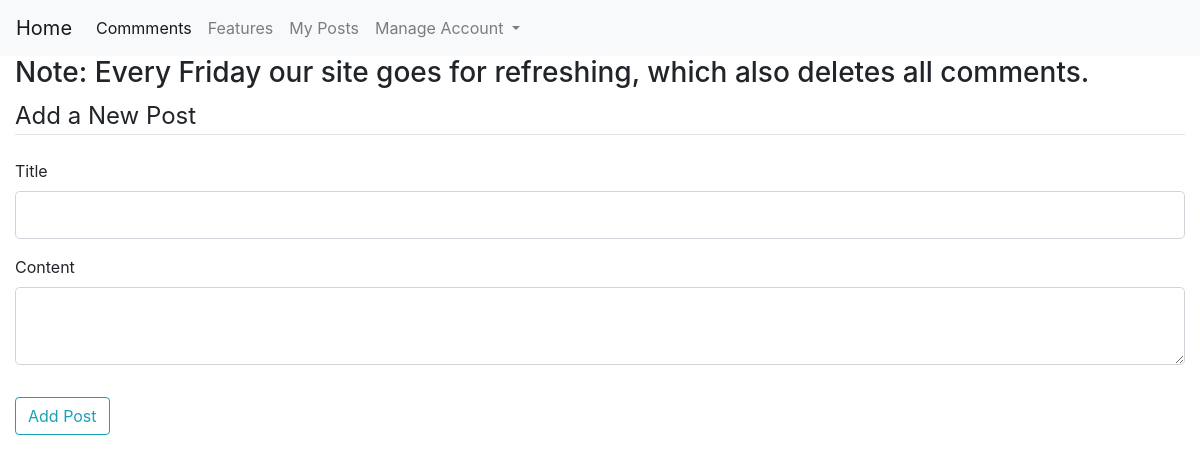
Page /comments (signed in) on the earlier database version.
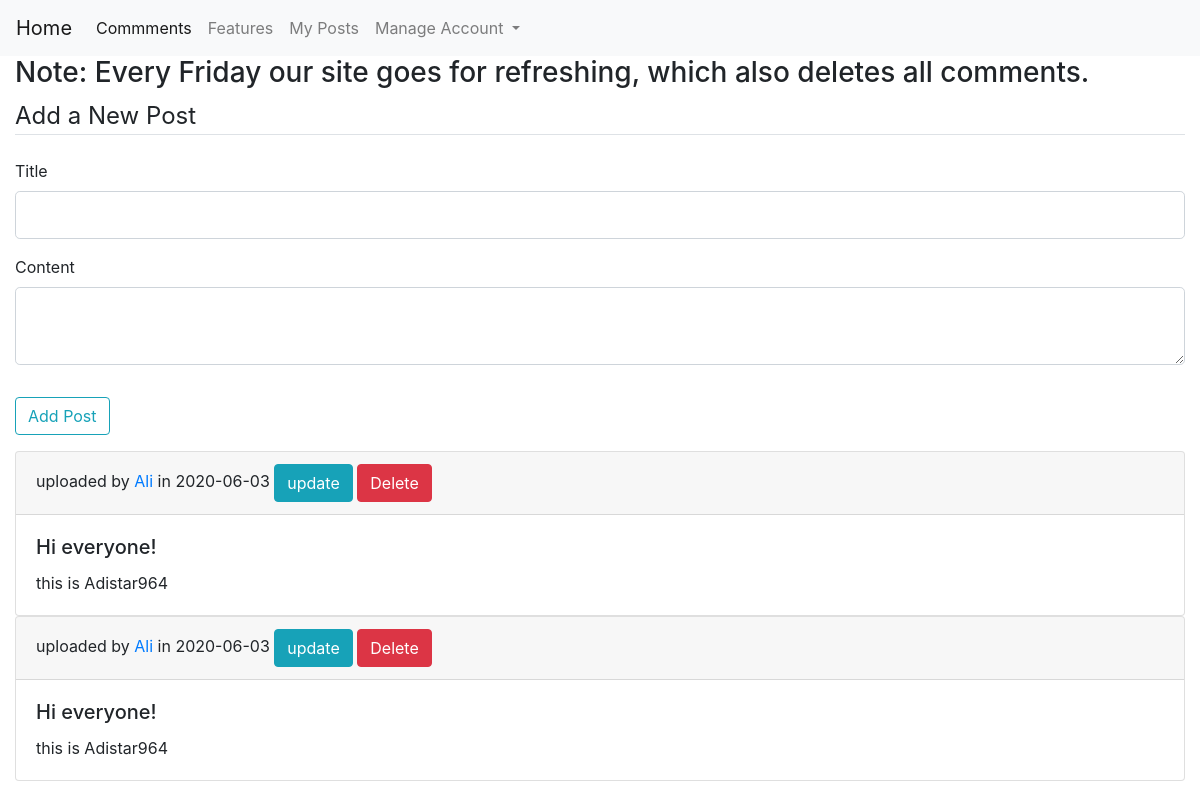
Same page on the later database version.
### flaskfile/models.py (models this page shows, shortened)
class Post(db.Model):
	id = db.Column(db.Integer, primary_key=True)
	title = db.Column(db.String(100), nullable=False)
	date_posted = db.Column(db.DateTime, nullable=False, default=datetime.utcnow)
	content = db.Column(db.Text, nullable=True)
	user_id = db.Column(db.Integer, db.ForeignKey('user.id'))

class User(db.Model, UserMixin):
	id = db.Column(db.Integer, primary_key=True)
	username = db.Column(db.String(20), unique=True, nullable=False)
	email = db.Column(db.String(120), unique=True, nullable=False)
	image = db.Column(db.String(20), nullable=False, default='default.jpg')
	password = db.Column(db.String(60), nullable=False)
	posts = db.relationship('Post', lazy=True, backref='author')

### flaskfile/routes.py (the view)
@app.route('/comments', methods=['GET', 'POST'])
@login_required
def feedback():
	global link_data
	posts = Post.query.all()
	form = new_post()
	if form.validate_on_submit():
		post = Post(title=form.title.data, content=form.content.data, author=current_user)
		db.session.add(post)
		db.session.commit()
		flash('post has been successfully uploaded', 'success')
		return render_template('index.html', posts=posts, form=form)
	return render_template('index.html', posts=posts, form=form)

### flaskfile/dataneeded.py
class new_post(FlaskForm):
	title = StringField('Title', validators=[DataRequired()])
	content = TextAreaField('Content', validators=[DataRequired()])
	submit = SubmitField('Add Post')

### flaskfile/models.py (called while the page is built)
@lm.user_loader
def load_user(user_id):
	return User.query.get(int(user_id))

### flaskfile/templates/index.html (shortened to what this page needs)
{% extends 'layout.html' %}
{% block content %}
	<h3>Note: Every Friday our site goes for refreshing, which also deletes all comments.</h3>
	<div class="content-section">
		<form action="" method="post">
			<fieldset class="form-group" >
				<legend class="border-bottom mb-4">Add a New Post</legend>
				<div class="form-group">
					{{form.title.label(class="form-control-label")}}
					{% if form.title.errors %}
						{{form.title(class="form-control form-control-lg is-invalid")}}
						<div class="invalid-feedback">
							{% for error in form.title.errors %}
								<span>{{error}}</span>
							{% endfor %}
						</div>
					{% else %}
						{{form.title(class="form-control form-control-lg")}}
					{% endif %}
				</div>
				<div class="form-group" >
					{{form.content.label (class="form-control-label")}}
					{% if form.content.errors %}
						{{form.content(class="form-control form-control-lg is-invalid")}}
						<div class="invalid-feedback">
							{% for error in form.content.errors %}
								<span>{{error}}</span>
							{% endfor %}
						</div>
					{% else %}
						{{form.content(class="form-control form-control-lg")}}
					{% endif %}
				</div>
			</fieldset>
			<div class="form-group" >
				{{form.submit(class="btn btn-outline-info")}}
			</div>
		</form>
	</div>
	{% for postss in posts %}
			<div class="card">
				<div class="card-header">
					uploaded by <a href="#">{{postss.author.username}}</a> in {{postss.date_posted.strftime('%Y-%m-%d')}}
					{% if postss.author.username == current_user.username  or current_user.username == 'Ali'%}
						{% if current_user.username == 'Ali' %}
							{% if postss.author.username == 'Ali' %}
								<a href={{url_for('post_update', post_id=postss.id)}} class='btn btn-info'>update</a>
								<a href={{url_for('post_delete', post_id=postss.id)}} class='btn btn-danger'>Delete</a>
							{% else %}
								<a href={{url_for('post_delete', post_id=postss.id)}} class='btn btn-danger'>Delete/mute</a>
							{% endif %}
						{% else %}
							<a href={{url_for('post_update', post_id=postss.id)}} class='btn btn-info'>Update</a>
							<a href={{url_for('post_delete', post_id=postss.id)}} class='btn btn-danger'>Delete</a>
						{% endif %}
					{% endif %}
				</div>
				<div class=card-body>
					<h5 class='card-title'>{{postss.title}}</h5>
					<p class='card-text'>{{postss.content}}</p>
				</div>
			</div>
	{% endfor %}
{% endblock %}

### flaskfile/templates/layout.html (shortened to what this page needs)
<!DOCTYPE html>
<html>
<head>
    <link rel="stylesheet" href="https://stackpath.bootstrapcdn.com/bootstrap/4.5.0/css/bootstrap.min.css">
</head>
<body>
	<nav class="navbar navbar-expand-lg navbar-light bg-light">
  <a class="navbar-brand" href='/'>Home</a>
  <div class="collapse navbar-collapse" id="navbarNavDropdown">
    <ul class="navbar-nav">
      <li class="nav-item active">
        <a class="nav-link" href="/comments">Commments<span class="sr-only">(current)</span></a>
      </li>
      <li class="nav-item">
        <a class="nav-link" href="#">Features</a>
      </li>
      {% if current_user.is_authenticated %}
      <li class="nav-item">
        <a class="nav-link" href='/YourPosts'>My Posts</a>
      </li>
        <li class="nav-item dropdown">
          <a class="nav-link dropdown-toggle" href="#" id="navbarDropdownMenuLink" role="button" data-toggle="dropdown" aria-haspopup="true" aria-expanded="false">
            Manage Account
          </a>
        {% else %}
          <li class="nav-item dropdown">
            <a class="nav-link dropdown-toggle" href="#" id="navbarDropdownMenuLink" role="button" data-toggle="dropdown" aria-haspopup="true" aria-expanded="false">
              Account
        </a>
        {% endif %}
      </li>
    </ul>
  </div>
</nav>
  <div class='container-fluid'>
	{% block content %}{% endblock %}
</div>
</body>
</html>

Differences in the rows shown:
added Post: author.username "Ali", date_posted "2020-06-03", title "Hi everyone!", content "this is Adistar964"
added Post: author.username "Ali", date_posted "2020-06-03", title "Hi everyone!", content "this is Adistar964"
